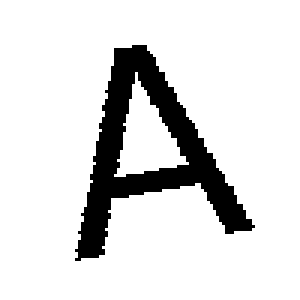
#> input picture Questao4/imagens/100x100/A_10.pnm, 100 x 100 px, given in place of A_10.png, which was not available (shown 3 times larger)
$ jupyter execute --allow-errors questaohhh.ipynb   (shell and % lines are left out)
#> lines starting #> are read from the running program, lines starting #| are printed output that depends on the picture; after the words box and inside, x2 and y2 are one past the last pixel; in counts of white or black regions, pixels touching at a corner belong together; long printed decimals are rounded; pictures that were not available may be replaced by others from this repository, and a replacement may not be noted
[cell 1]
# MATRIZ DE CONFUSÃO: https://msdn.microsoft.com/pt-br/library/ms174811(v=SQL.120).aspx
#
#
#Descritores de fourier, pois são invariantes a escala e rotação. São os coeficientes complexos.
# https://www.lume.ufrgs.br/bitstream/handle/10183/27662/000766057.pdf?sequence=1
#
#
#Aplicar transformada DFT com filtro passa-baixa. São os detalhes da imagem que geram altas
#freqüências. Por exemplo as bordas, lados e outras transições abruptas de nível de cinza;

[cell 2]
import matplotlib.pyplot as plt
import matplotlib.image as mpimg
import numpy as np
from scipy import fftpack
import radialProfile

[cell 3]
img=mpimg.imread('imagens/30x30/A_10.png')
#> img is the input picture: shape (100, 100, 3); 86.7% white; 1 black region, box (x1, y1, x2, y2) and area: (25, 15, 85, 87) 1330
img2=mpimg.imread('imagens/100x100/E_-10.pnm')
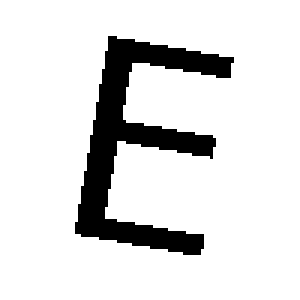
#> input picture Questao4/imagens/100x100/E_-10.pnm, 100 x 100 px (shown 3 times larger)
#> img2 is the input picture: shape (100, 100, 3); 87% white; 1 black region, box (x1, y1, x2, y2) and area: (25, 12, 78, 85) 1300

[cell 4]
plt.figure()
imgplot = plt.imshow(img)
plt.title('Imagem 10º')

[cell 5]
plt.figure()
imgplot2 = plt.imshow(img2)
plt.title('Imagem -10º')

[cell 6]
# Take the fourier transform of the image.
F1 = fftpack.fft2(img)

# Now shift the quadrants around so that low spatial frequencies are in
# the center of the 2D fourier transformed image.
F2 = fftpack.fftshift( F1 )

# Calculate a 2D power spectrum
psd2D = np.abs( F2 )**2

[cell 7]
saida = plt.imshow(psd2D)
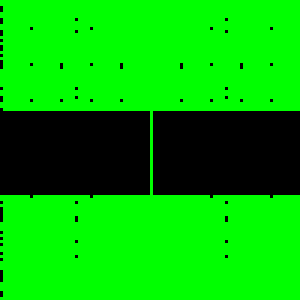
#> shown: shape (100, 100, 3) float64 (shown 3 times larger); mean R, G, B 0, 0.715, 0

[cell 8]
# Take the fourier transform of the image.
F1 = fftpack.fft2(img2)

# Now shift the quadrants around so that low spatial frequencies are in
# the center of the 2D fourier transformed image.
F2 = fftpack.fftshift( F1 )

# Calculate a 2D power spectrum
psd2D = np.abs( F2 )**2

[cell 9]
saida = plt.imshow(psd2D)
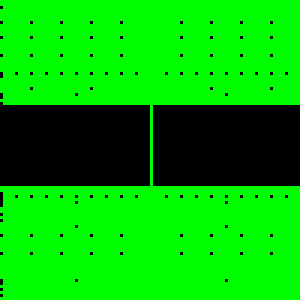
#> shown: shape (100, 100, 3) float64 (shown 3 times larger); mean R, G, B 0, 0.722, 0

[cell 10]
from scipy import fftpack
im_fft = fftpack.fft2(img2)

# Show the results

def plot_spectrum(im_fft):
    from matplotlib.colors import LogNorm
    # A logarithmic colormap
    plt.imshow(np.abs(im_fft), norm=LogNorm(vmin=5))
    plt.colorbar()

plt.figure()
#> (the rest of this cell did not finish here and is left out)

[cell 11]
print(np.real(im_fft))
#> (printed output is left out)

[cell 12]
np.mean(img)
#> Out = 221.1

[cell 13]
im_fft = fftpack.fft2(img2)

[cell 14]
print(np.mean(im_fft))
#| (255.000+3.789561257387201e-16j)

[cell 15]
np.mean(img2)
#> Out = 221.8

[cell 16]
# Import Pillow:
from PIL import Image

# Load the original image:
img = Image.open('imagens/100x100/A_0.pnm')
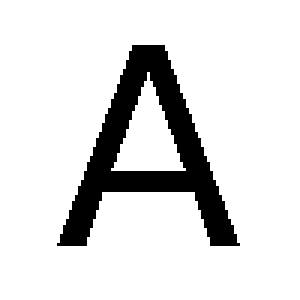
#> input picture Questao4/imagens/100x100/A_0.pnm, 100 x 100 px (shown 3 times larger)
#> img is the input picture: PIL image 100x100 RGB; 86.7% white; 1 black region, box (x1, y1, x2, y2) and area: (19, 15, 80, 82) 1333

img4 = img.rotate(-10)
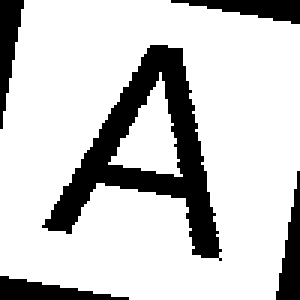
#> img4: PIL image 100x100 RGB (shown 3 times larger); 79.4% white; 5 black regions, box (x1, y1, x2, y2) and area: (14, 15, 74, 87) 1330, (0, 0, 8, 43) 183, (57, 0, 100, 8) 183, (92, 57, 100, 100) 183, (0, 92, 43, 100) 183

plt.imshow(img4)
